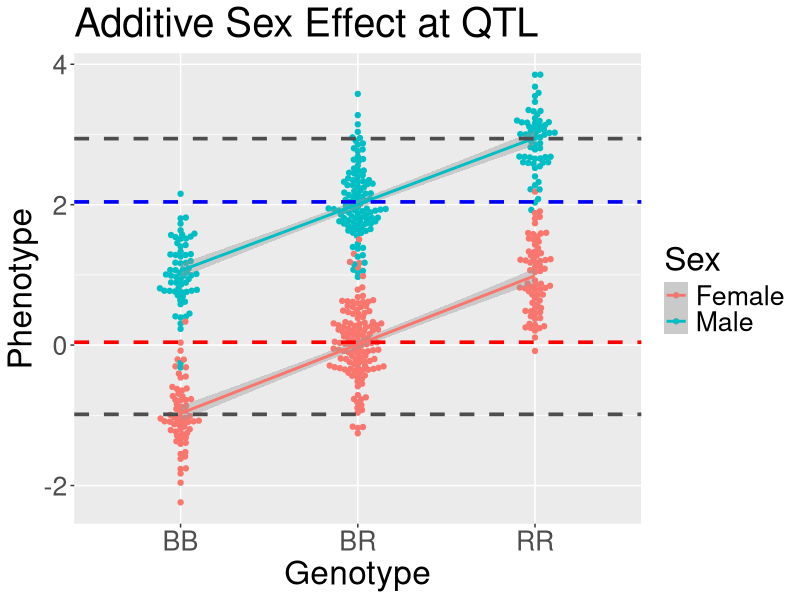
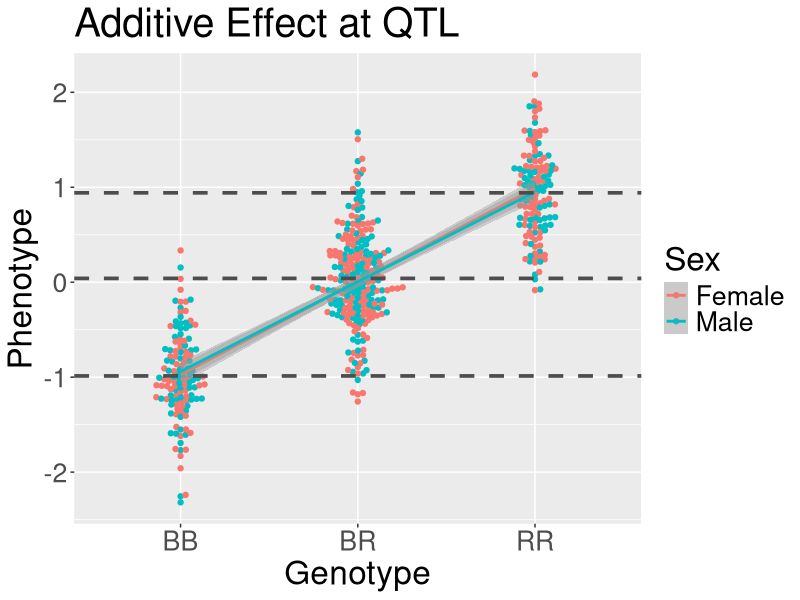
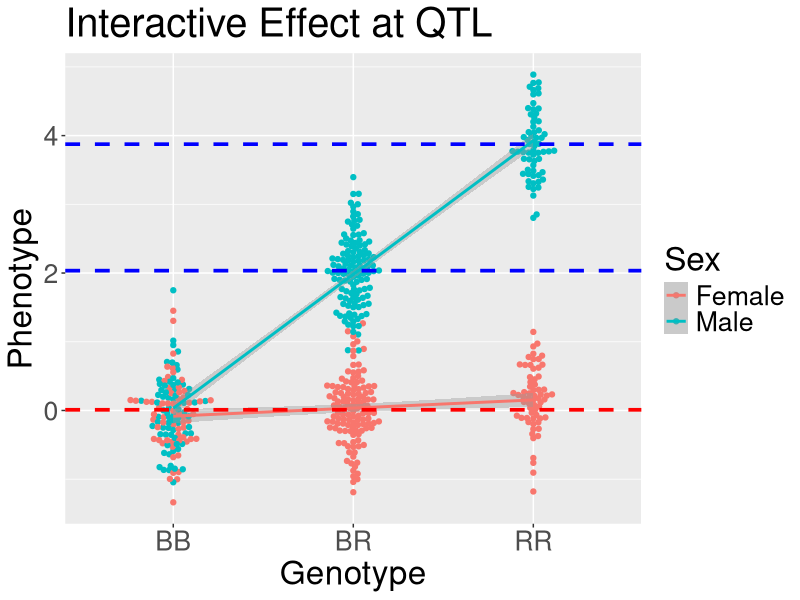
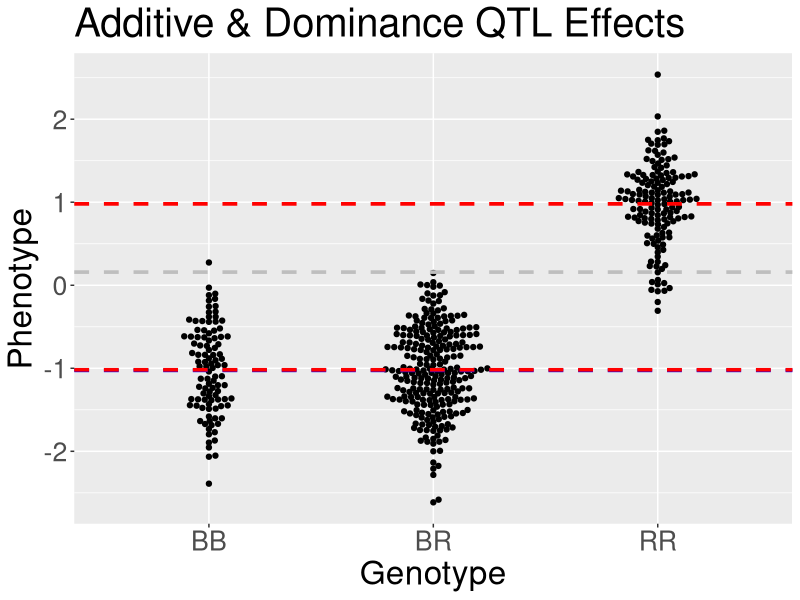

Reproduce these figures in R, in order.
# Make a sample plot of an additive and interactive QTL effect.
# We may have to edit this in Inkscape to get it right.
# Daniel Gatti

library(tidyverse)
library(ggbeeswarm)

base_dir = 'C:/Users/c-dgatti/Documents/classes/JAX/qtl-mapping/episodes'

# Possible genotypes.
gt = c('BB', 'BR', 'RR')

# Create a data frame with genotypes and Gaussian noise.
n = 500
data = data.frame(id    = paste0('M', 1:n),
                  sex   = sample(c('Female', 'Male'), size = n, 
                                 replace = TRUE),
                  geno  = sample(gt, size = n, replace = TRUE, 
                                 prob = c(0.25, 0.5, 0.25)),
                  pheno = rnorm(n, mean = 0, sd = 0.5))

# Add a sex effect.
sex_eff_size = 2
sex_eff      = as.numeric(factor(data$sex)) - 1
sex_eff      = sex_eff * sex_eff_size
data$pheno   = data$pheno + sex_eff

# Add an allele effect.
add_eff_size = 1
add_eff      = as.numeric(factor(data$geno)) - 2
add_eff      = add_eff * add_eff_size
data$pheno   = data$pheno + add_eff

# Get group means.
mod  = lm(pheno ~ sex + geno, data = data)
pred = unique(cbind(data$sex, data$geno, predict(mod)))
pred = data.frame(pred)
colnames(pred) = c('sex', 'geno', 'mean')
pred$mean = as.numeric(pred$mean)

# Make a plot.
p = data |>
  ggplot(aes(x = geno, y = pheno, color = sex)) +
    geom_beeswarm() +
    geom_smooth(aes(group = sex), method = 'lm') +
    geom_hline(aes(yintercept = mean), 
               filter(pred, sex == 'Female' & geno == 'BR'),
               color = 'red', linetype = 'dashed', linewidth = 1.25) +
    geom_hline(aes(yintercept = mean), 
               filter(pred, sex == 'Male' & geno == 'BR'),
               color = 'blue', linetype = 'dashed', linewidth = 1.25) +
    geom_hline(aes(yintercept = mean), 
               filter(pred, sex == 'Female' & geno == 'BB'),
               color = 'gray30', linetype = 'dashed', linewidth = 1.25) +
    geom_hline(aes(yintercept = mean), 
               filter(pred, sex == 'Male' & geno == 'RR'),
               color = 'gray30', linetype = 'dashed', linewidth = 1.25) +
    labs(title = 'Additive Sex Effect at QTL',
         x     = 'Genotype',
         y     = 'Phenotype',
         color = 'Sex') +
    theme(text = element_text(size = 24))

svg(file = file.path(base_dir, 'fig', 'additive_qtl_effect_w_sex.svg'),
    width = 9, height = 7)
print(p)
dev.off()

# Now remove the sex effect and plot again.
data2       = data
data2$pheno = data2$pheno - sex_eff

# Get group means.
mod2  = lm(pheno ~ geno, data = data2)
pred2 = unique(cbind(data2$geno, predict(mod2)))
pred2 = data.frame(pred2)
colnames(pred2) = c('geno', 'mean')
pred2$mean = as.numeric(pred2$mean)

p = data2 |>
  ggplot(aes(x = geno, y = pheno, color = sex)) +
    geom_beeswarm() +
    geom_smooth(aes(group = sex), method = 'lm') +
    geom_hline(aes(yintercept = mean), 
               filter(pred2, geno == 'BB'),
               color = 'gray30', linetype = 'dashed', linewidth = 1.25) +
    geom_hline(aes(yintercept = mean), 
               filter(pred2, geno == 'BR'),
               color = 'gray30', linetype = 'dashed', linewidth = 1.25) +
    geom_hline(aes(yintercept = mean), 
               filter(pred2, geno == 'RR'),
               color = 'gray30', linetype = 'dashed', linewidth = 1.25) +
    labs(title = 'Additive Effect at QTL',
         x     = 'Genotype',
         y     = 'Phenotype',
         color = 'Sex') +
    theme(text = element_text(size = 24))

svg(file = file.path(base_dir, 'fig', 'additive_qtl_effect_wo_sex.svg'),
    width = 9, height = 7)
print(p)
dev.off()

#############################################################################
# Interactive QTL

# Create a data frame with genotypes and Gaussian noise.
n = 500
data = data.frame(id    = paste0('M', 1:n),
                  sex   = sample(c('Female', 'Male'), size = n, 
                                 replace = TRUE),
                  geno  = sample(gt, size = n, replace = TRUE, 
                                 prob = c(0.25, 0.5, 0.25)),
                  pheno = rnorm(n, mean = 0, sd = 0.5))

# Create an allele effect.
add_eff_size = 1
add_eff      = as.numeric(factor(data$geno)) - 1
add_eff      = add_eff * add_eff_size

# Create a sex effect.
sex_eff_size = 2
sex_eff      = as.numeric(factor(data$sex)) - 1
sex_eff      = sex_eff * sex_eff_size

# Add a sex by allele effect.
data$pheno   = data$pheno + (sex_eff * add_eff)

# Get group means.
mod  = lm(pheno ~ sex + geno + sex:geno, data = data)
pred = unique(cbind(data$sex, data$geno, predict(mod)))
pred = data.frame(pred)
colnames(pred) = c('sex', 'geno', 'mean')
pred$mean = as.numeric(pred$mean)

p = data |>
  ggplot(aes(x = geno, y = pheno, color = sex)) +
    geom_beeswarm() +
    geom_smooth(aes(group = sex), method = 'lm') +
    geom_hline(aes(yintercept = mean), 
               filter(pred, sex == 'Male' & geno == 'BR'),
               color = 'blue', linetype = 'dashed', linewidth = 1.25) +
    geom_hline(aes(yintercept = mean), 
               filter(pred, sex == 'Male' & geno == 'RR'),
               color = 'blue', linetype = 'dashed', linewidth = 1.25) +
    geom_hline(aes(yintercept = mean), 
               filter(pred, sex == 'Female' & geno == 'BR'),
               color = 'red', linetype = 'dashed', linewidth = 1.25) +
    labs(title = 'Interactive Effect at QTL',
         x     = 'Genotype',
         y     = 'Phenotype',
         color = 'Sex') +
    theme(text = element_text(size = 24))

svg(file = file.path(base_dir, 'fig', 'interactive_qtl_effect_w_sex.svg'),
    width = 9, height = 7)
print(p)
dev.off()


####################################################################
# Additive and Dominance Effects

# Create a data frame with genotypes and Gaussian noise.
n = 500
data = data.frame(id    = paste0('M', 1:n),
                  sex   = sample(c('Female', 'Male'), size = n, 
                                 replace = TRUE),
                  geno  = sample(gt, size = n, replace = TRUE, 
                                 prob = c(0.25, 0.5, 0.25)),
                  pheno = rnorm(n, mean = 0, sd = 0.5))

# Add an additive effect.
add_eff_size = 1
add_eff      = as.numeric(factor(data$geno)) - 2
add_eff      = add_eff * add_eff_size
data$pheno   = data$pheno + add_eff

# Add a dominance effect.
dom_eff_size = -1
dom_eff      = as.numeric(data$geno == 'BR')
dom_eff      = dom_eff * dom_eff_size
data$pheno   = data$pheno + dom_eff

# Get group means.
mod  = lm(pheno ~ geno, data = data)
pred = unique(cbind(data$geno, predict(mod)))
pred = data.frame(pred)
colnames(pred) = c('geno', 'mean')
pred$mean = as.numeric(pred$mean)

# Get the homozygote and heterozygote means.
m = data.frame(hom = mean(data$pheno[data$geno != 'BR']),
               het = mean(data$pheno[data$geno == 'BR']))

p = data |>
  ggplot(aes(x = geno, y = pheno)) +
    geom_beeswarm() +
    geom_hline(mapping = aes(yintercept = hom), data = m,
               color = 'grey', linetype = 'dashed', linewidth = 1.25) +
    geom_hline(aes(yintercept = het), data = m,
               color = 'blue', linetype = 'dashed', linewidth = 1.25) +
    geom_hline(aes(yintercept = mean), 
               data = filter(pred, geno != 'BR'),
               color = 'red', linetype = 'dashed', linewidth = 1.25) +
    labs(title = 'Additive & Dominance QTL Effects',
         x     = 'Genotype',
         y     = 'Phenotype') +
    theme(text = element_text(size = 24))

svg(file = file.path(base_dir, 'fig', 'add_dom_qtl_effect.svg'),
    width = 9, height = 7)
print(p)
dev.off()


